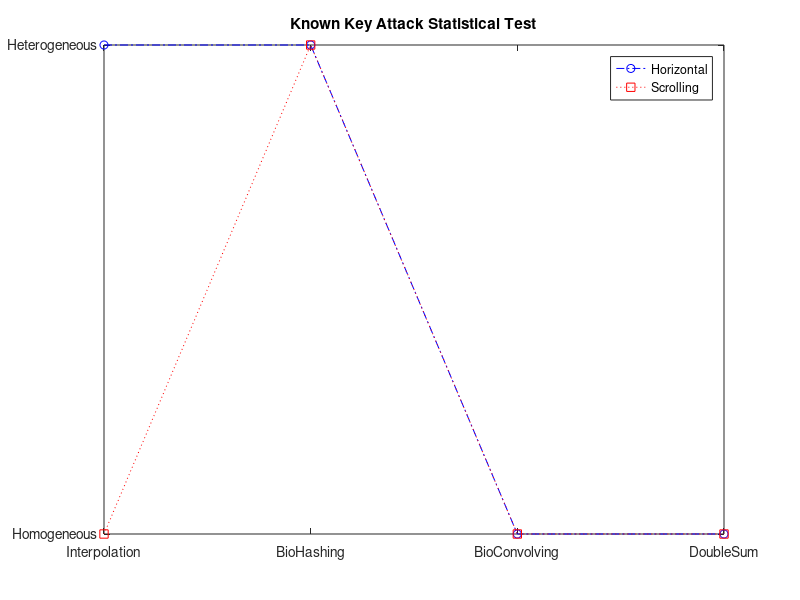
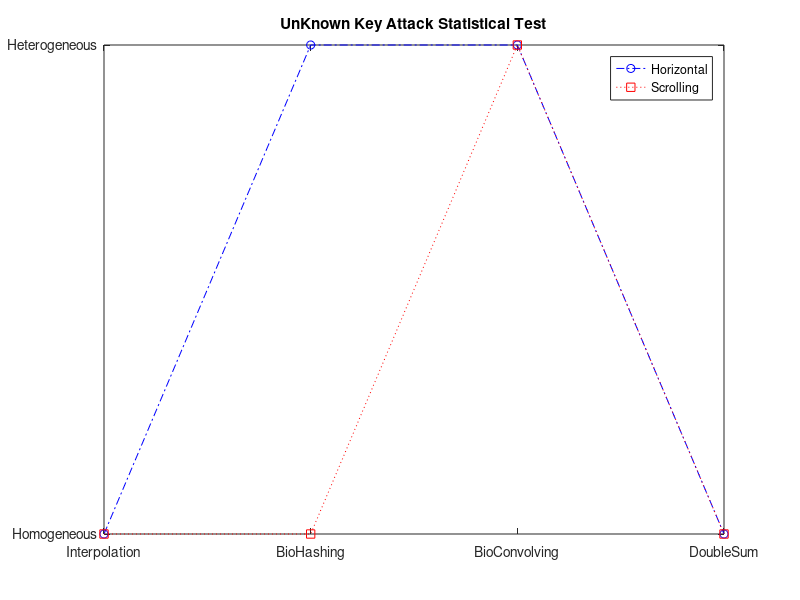

Reproduce these figures in MATLAB, in order. (Note: this script raises an error after producing the figures.)
xlabel={'Interpolation','BioHashing','BioConvolving','DoubleSum'}
ylabel={'Homogeneous','Heterogeneous'}

%% Known_Key_Attack Statistical Test
%y_horizontal_label={'Heterogeneous','Heterogeneous','Homogeneous','Homogeneous'}
%y_scrolling_label={'Homogeneous','Heterogeneous','Homogeneous','Homogeneous'}
plot(1:4,[2,2,1,1;],'-.ob');
title('Known Key Attack Statistical Test')
hold on
plot(1:4,[1,2,1,1],':sr');
hold off
set(gca, 'XTick', 1:4, 'XTickLabel', xlabel);
set(gca, 'YTick', 1:2, 'YTickLabel', ylabel);
legend('Horizontal','Scrolling')
file=['Pictures/StatisticalTest/Known_Key_Attack_Statistical_Test.png'];
print('-dpng',file);
%close

%% UnKnown_Key_Attack Statistical Test
plot(1:4,[1,2,2,1;],'-.ob');
title('UnKnown Key Attack Statistical Test')
hold on
plot(1:4,[1,1,2,1],':sr');
hold off
set(gca, 'XTick', 1:4, 'XTickLabel', xlabel);
set(gca, 'YTick', 1:2, 'YTickLabel', ylabel);
legend('Horizontal','Scrolling')
file=['Pictures/StatisticalTest/UnKnown_Key_Attack_Statistical_Test.png'];
print('-dpng',file);

%%
%%Pie Chart
ylabel={'Homogeneous: ','Heterogeneous: '}
pieChart=pie([5/8,3/8])%,categories(Known_key))
title('Known Key Attack Statistical Test')
%Changing label text
hText = findobj(pieChart,'Type','text'); % text object handles
percentValues = get(hText,'String'); % strings
combinedstrings = strcat(ylabel',percentValues); % strings and percent values
oldExtents_cell = get(hText,'Extent');  % cell array
oldExtents = cell2mat(oldExtents_cell); % numeric array
set(hText,{'String'},combinedstrings);

%Changing label position
newExtents_cell = get(hText,'Extent'); % cell array
newExtents = cell2mat(newExtents_cell); % numeric array
width_change = newExtents(:,3)-oldExtents(:,3);
signValues = sign(oldExtents(:,1));
offset = signValues.*(width_change/2);
textPositions_cell = get(hText,{'Position'}); % cell array
textPositions = cell2mat(textPositions_cell); % numeric array
textPositions(:,1) = textPositions(:,1) + offset; % add offset

set(hText,{'Position'},num2cell(textPositions,[3,2])) % set new position
file=['Pictures/StatisticalTest/Known_Key_Attack_Statistical_Test_Pie.png'];
print('-dpng',file);

%%Pie Chart Unknown
ylabel={'Homogeneous: ','Heterogeneous: '}
pieChart=pie([5/8,3/8])%,categories(Known_key))
title('UnKnown Key Attack Statistical Test')
%Changing label text
hText = findobj(pieChart,'Type','text'); % text object handles
percentValues = get(hText,'String'); % strings
combinedstrings = strcat(ylabel',percentValues); % strings and percent values
oldExtents_cell = get(hText,'Extent');  % cell array
oldExtents = cell2mat(oldExtents_cell); % numeric array
set(hText,{'String'},combinedstrings);

%Changing label position
newExtents_cell = get(hText,'Extent'); % cell array
newExtents = cell2mat(newExtents_cell); % numeric array
width_change = newExtents(:,3)-oldExtents(:,3);
signValues = sign(oldExtents(:,1));
offset = signValues.*(width_change/2);
textPositions_cell = get(hText,{'Position'}); % cell array
textPositions = cell2mat(textPositions_cell); % numeric array
textPositions(:,1) = textPositions(:,1) + offset; % add offset

set(hText,{'Position'},num2cell(textPositions,[3,2])) % set new position
file=['Pictures/StatisticalTest/UnKnown_Key_Attack_Statistical_Test_Pie.png'];
print('-dpng',file);

%%Pie Chart Unknown
ylabel={'Homogeneous: ','Heterogeneous: '}
pieChart=pie([10/16,6/16])%,categories(Known_key))
title('Proportion to Both Key Attack - Statistical Test')
%Changing label text
hText = findobj(pieChart,'Type','text'); % text object handles
percentValues = get(hText,'String'); % strings
combinedstrings = strcat(ylabel',percentValues); % strings and percent values
oldExtents_cell = get(hText,'Extent');  % cell array
oldExtents = cell2mat(oldExtents_cell); % numeric array
set(hText,{'String'},combinedstrings);

%Changing label position
newExtents_cell = get(hText,'Extent'); % cell array
newExtents = cell2mat(newExtents_cell); % numeric array
width_change = newExtents(:,3)-oldExtents(:,3);
signValues = sign(oldExtents(:,1));
offset = signValues.*(width_change/2);
textPositions_cell = get(hText,{'Position'}); % cell array
textPositions = cell2mat(textPositions_cell); % numeric array
textPositions(:,1) = textPositions(:,1) + offset; % add offset

set(hText,{'Position'},num2cell(textPositions,[3,2])) % set new position
file=['Pictures/StatisticalTest/Key_Attack_Statistical_Test_Pie.png'];
print('-dpng',file);